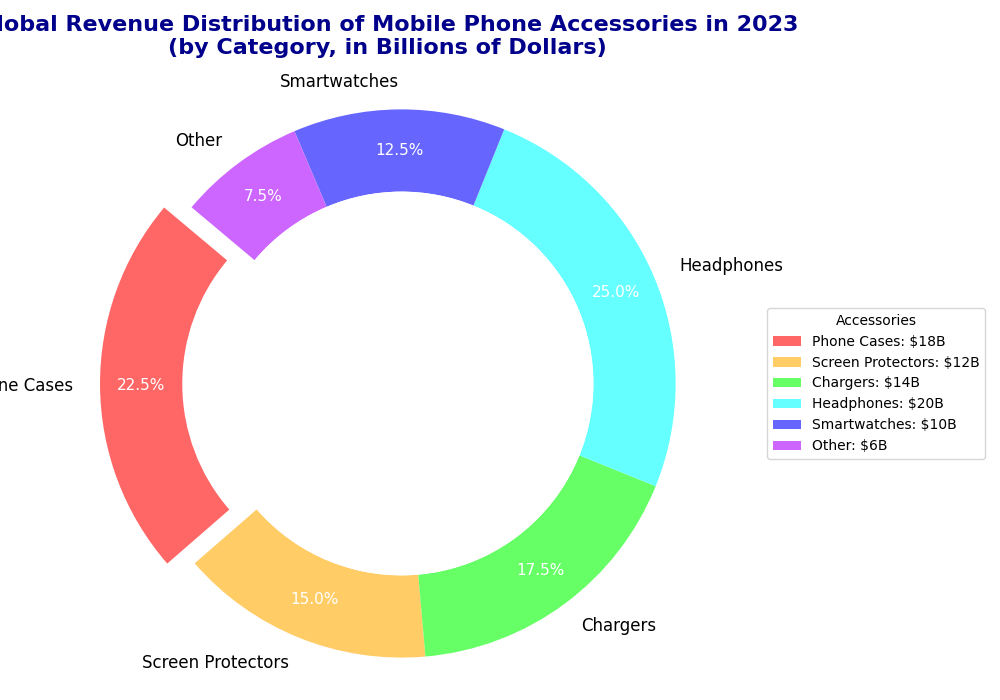

Source code (Python):
import matplotlib.pyplot as plt
import numpy as np

accessories = ['Phone Cases', 'Screen Protectors', 'Chargers', 'Headphones', 'Smartwatches', 'Other']
revenues = [18, 12, 14, 20, 10, 6]

# New colors for the pie chart segments
new_colors = ['#ff6666', '#ffcc66', '#66ff66', '#66ffff', '#6666ff', '#cc66ff']

explode = (0.1, 0, 0, 0, 0, 0)

fig, ax = plt.subplots(figsize=(10, 7))
wedges, texts, autotexts = ax.pie(
    revenues, 
    labels=accessories, 
    colors=new_colors, 
    autopct='%1.1f%%', 
    startangle=140,
    explode=explode,
    pctdistance=0.85,
    wedgeprops=dict(width=0.3)
)

for text in texts:
    text.set_fontsize(12)
    text.set_color('black')
for autotext in autotexts:
    autotext.set_fontsize(11)
    autotext.set_color('white')

plt.title(
    "Global Revenue Distribution of Mobile Phone Accessories in 2023\n(by Category, in Billions of Dollars)",
    fontsize=16,
    fontweight='bold',
    color='darkblue',
    pad=20
)

centre_circle = plt.Circle((0, 0), 0.70, fc='white')
fig.gca().add_artist(centre_circle)

plt.axis('equal')

ax.legend(
    wedges, 
    [f'{accessory}: ${revenue}B' for accessory, revenue in zip(accessories, revenues)], 
    title="Accessories", 
    loc="center left", 
    bbox_to_anchor=(1, 0, 0.5, 1), 
    fontsize=10
)

plt.tight_layout()

plt.show()
